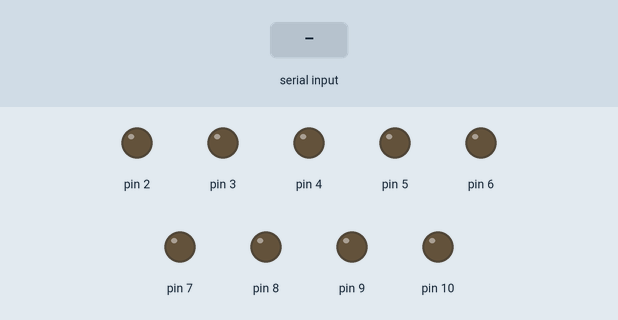
The sketch below on a simulated Arduino Uno, built with avr-gcc and run on an emulated ATmega328P. Parts: output pins drawn as LEDs (lit = HIGH). The inputs (shaded band) are chosen by the test bench.

Above: at 1.2 s.
1.3 s: "90,45\n" received over Serial
At 3.0 s:
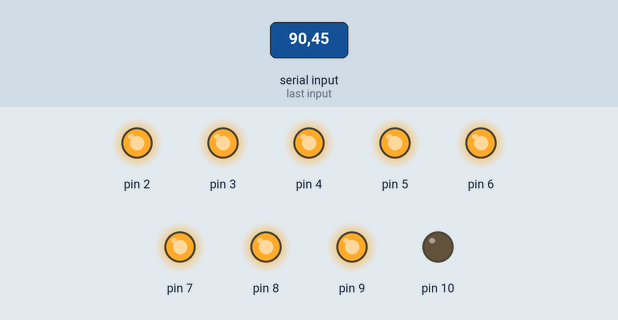
Timing chart, 0 to 4.5 s (numbered marks = the images above; inputs shaded):
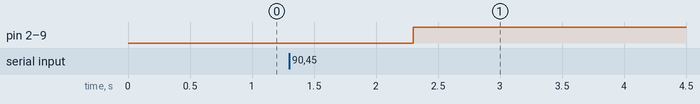

The sketch:

low_lvl.ino
```cpp
//GLOBAL VARIABLES
//[0-5] positive axis [6-11] negative axis
//input(6 elements) >>> stringa (asse, accelerazione, cicli) (e.g. '0' '14' '5')
// 4 bit + 4 bit + 8 bit (+ 1 bit) (asse, accelerazione, cicli, controllo) N.B. MAX cicli con 10Hz >> 220
const int num_input = 6;
const int num_ev = 8;
const int dof = 6;
int count = 0, length_input = 0;
int i = 0;
int count_cycles = 0, cycles = -1;
bool flag_thruster_open = false;
char input_serial[8];

//from 4 to 16 bit PWM
int equalize[16] = {0,83,94,103,111,121,132,144,157,172,187,206,223,244,250,255};

//matrix (2(sign) X 6(dof)) X 8(ev) for trhsruster configuration
char *ev_config[2*dof];

//time synchronization
unsigned long start,loop_start = 0;

const uint32_t INTERVAL_ROS_MSG = (uint32_t) 1.f/(200.f/13.f)*1000; //65ms


void setup() {

  Serial.begin(115200);

  randomSeed(analogRead(0));

  //leds
  pinMode(2, OUTPUT);
  pinMode(3, OUTPUT);
  pinMode(4, OUTPUT);
  pinMode(5, OUTPUT);
  pinMode(6, OUTPUT);
  pinMode(7, OUTPUT);
  pinMode(8, OUTPUT);
  pinMode(9, OUTPUT);
  pinMode(10, OUTPUT);

  //ev configuration
  ev_config[0] = "11001100"; //spo x
  ev_config[1] = "11110000"; //spo y
  ev_config[2] = "01100110"; //spo z
  ev_config[3] = "10010110"; //rot x
  ev_config[4] = "10101010"; //rot y
  ev_config[5] = "11000011"; //rot z
  ev_config[6] = "00110011"; //-spo x
  ev_config[7] = "00001111"; //-spo y
  ev_config[8] = "10011001"; //-spo z
  ev_config[9] = "01101001"; //-rot x
  ev_config[10] = "01010101"; //-rot y
  ev_config[11] = "00111100"; //-rot z

}

void loop() {
  loop_start = millis();
  if(!flag_thruster_open){
    if(Serial.available()){
      flag_thruster_open = true;
      length_input = Serial.readBytes(input_serial, 8);
      input_serial[7] = '\0';
      if(length_input>0){

        //Serial.print("Input:");
        //Serial.println(input_serial);

        cycles = (input_serial[4] - '0') * 100 + (input_serial[5] - '0') * 10 + input_serial[6] - '0';
        cycles--;

        start = millis();
        OpenThrusters(input_serial);

        //print_info(input_serial);
      }
    }
  }
  else
    count_cycles++;

  //Serial.println(millis()-loop_start);

  if(count_cycles > cycles and cycles != -1){
    CloseThrusters();
    //Serial.print("Effective time:");
    //Serial.println(millis()-start);
  }

  delay(INTERVAL_ROS_MSG-(millis()-loop_start));
}

void OpenThrusters(char *input){
  //Serial.print("Thrusters opened:");
  for(i=0;i<num_ev;i++)
    if(ev_config[((input[0] - '0') * 10 + input[1] - '0')][i]-'0')
      OpenSingleThruster(equalize[((input[2] - '0') * 10 + input[3] - '0')]);
  //Serial.println();
}

void OpenSingleThruster(uint8_t acc){
  digitalWrite(i+2, HIGH);
  //Serial.print("--- Thruster:");
  //Serial.print(i);
  //Serial.print(" Acc:");
  //Serial.print(acc);
}

void CloseThrusters(){
  for(i=0;i<num_ev;i++)
    digitalWrite(i+2, LOW);
  count_cycles = 0;
  cycles = -1;
  flag_thruster_open = false;
  //Serial.println("Thruster closed");
}

// Print the input recived
void print_info(char *info){
  Serial.print("Axis:");
  Serial.print(info[0]);
  Serial.print(info[1]);
  Serial.print(" --- Acceleration:");
  Serial.print(info[2]);
  Serial.print(info[3]);
  Serial.print(" --- Time[ms]:");
  Serial.println(((info[4] - '0') * 100.0 + (info[5] - '0') * 10.0 + info[6] - '0')*(INTERVAL_ROS_MSG));
}

// Function used to print the error
void print_error(char *err)
{
	Serial.print("\n\n ERROR: ");
  Serial.print(err);
  Serial.print("\n\n");
	return;
}
```

Measured:
- after the input at 1.3 s, pin 2–9: LOW → HIGH after 1.0 s
